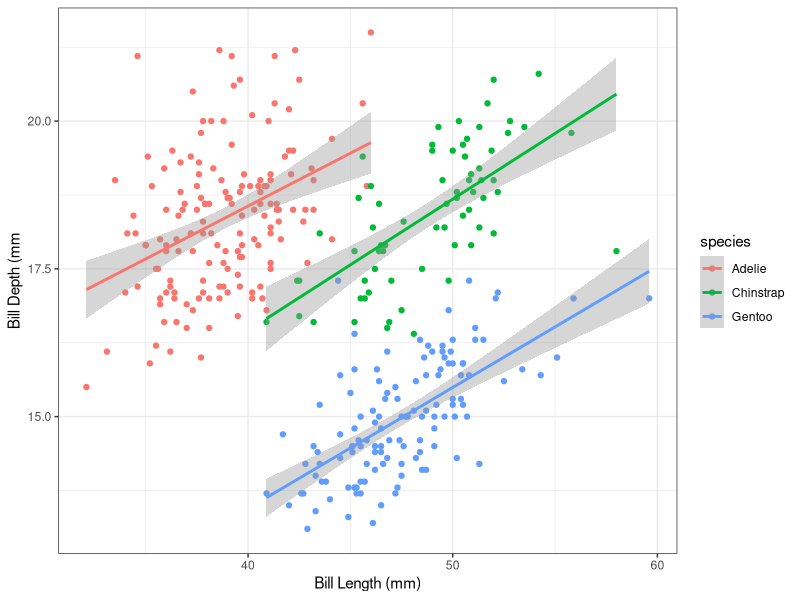

Write R code to recreate this figure.
## ---- chunk 1
knitr::opts_chunk$set(echo = TRUE, 
                      warning = FALSE, 
                      message = FALSE)
## ---- chunk 2
# to insert chunk, go to , insert chunk
library(tidyverse)
library(palmerpenguins)
library(here)
## ---- chunk 3
glimpse(penguins)
## ---- chunk 4
penguins %>%
  ggplot(aes(x = bill_length_mm, y = bill_depth_mm, color = species)) + geom_point() +
  geom_smooth(method = "lm") + #here is a linear model
  labs(x = "Bill Length (mm)", 
       y = "Bill Depth (mm") +
  theme_bw()
